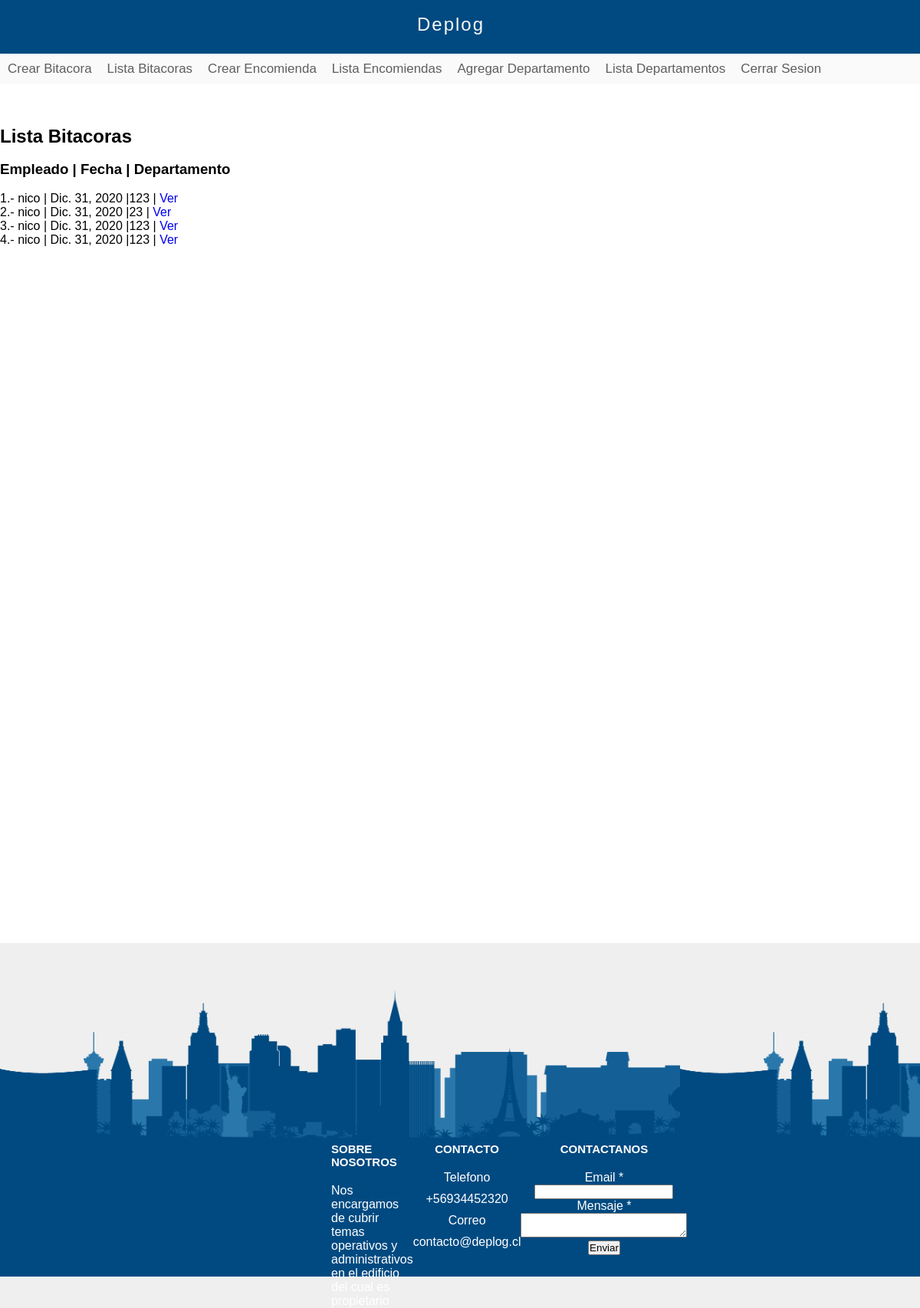
The app's page /bitacora/lista/ (signed in), older data.
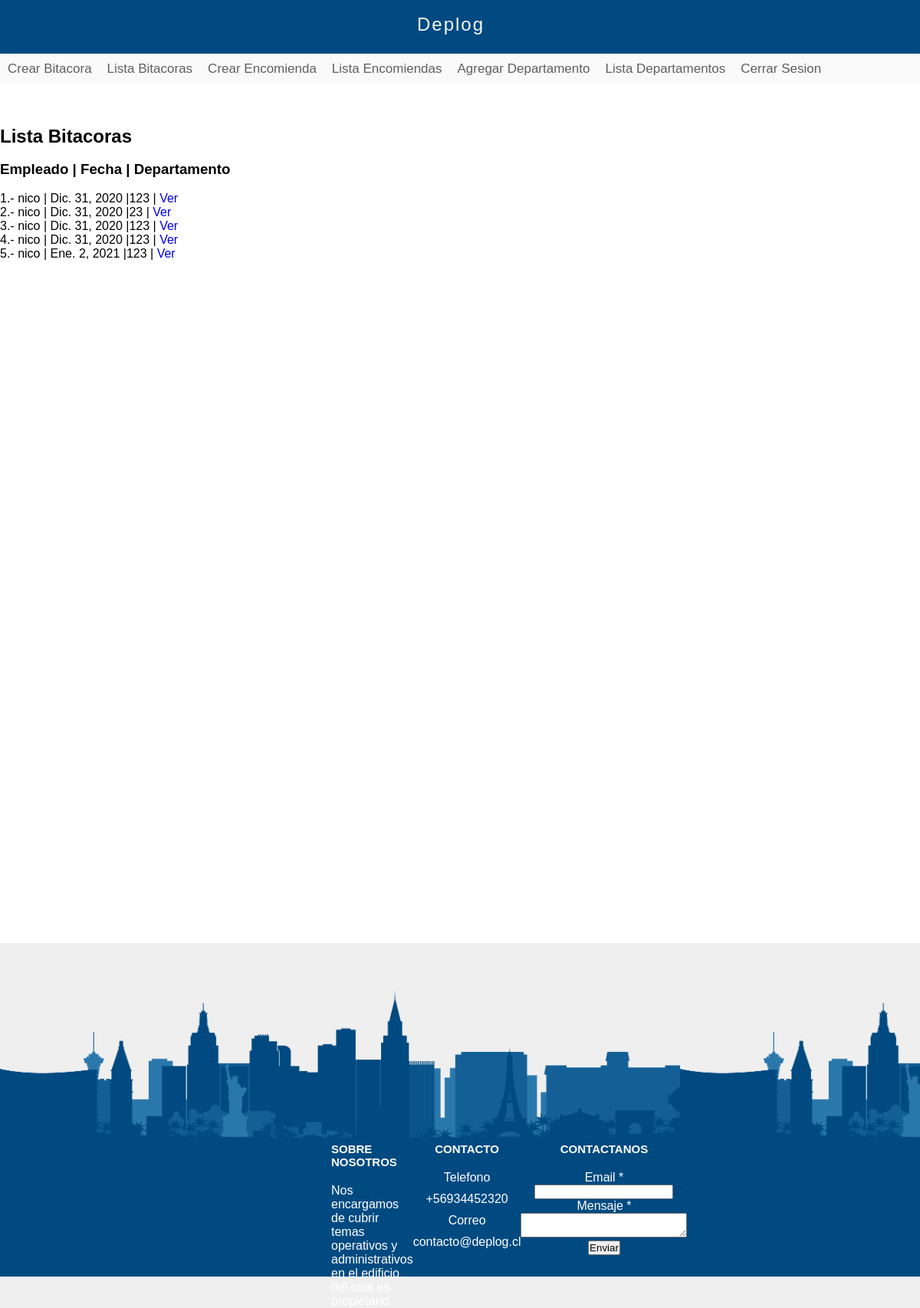
The same page, newer data.
### Conserje/models.py (models this page shows, shortened)
class bitacora(models.Model):
    Nombre       = models.CharField(max_length=120)
    Departamento = models.ForeignKey(departamento, on_delete=models.CASCADE)
    Fecha        = models.DateField(auto_now_add=True,editable=True)
    Hora         = models.TimeField(auto_now_add=True)
    Sumario      = models.TextField()
    def get_absolute_url(self):
        return reverse("detalles-bitacora",kwargs = {"id": self.id})

class departamento(models.Model):
    Numero       = models.IntegerField()
    Propietario = models.CharField(max_length=100)
    Residente = models.CharField(max_length=100)
    def __str__(self):
        return "%i" % (self.Numero)

### Conserje/views.py (the view)
# urls.py: path('bitacora/lista/',lista_bitacora_vista,name='lista-bitacora'),
def lista_bitacora_vista(request):
    if request.user.is_authenticated == False:
        return redirect("/inicio-sesion")
    queryset = bitacora.objects.all()#lista de objetos
    context={
        "object_list" : queryset
    }
    return render(request,"conserje/bitacora_lista.html",context)

### templates/conserje/bitacora_lista.html (shortened to what this page needs)
{% extends 'layout-staff.html' %}
{% block content %}
<br><br><br>
<h2>Lista Bitacoras</h2>
<br>
<h3>Empleado | Fecha | Departamento</h3>
<br>
{% for instance in object_list %}
    <p>{{ forloop.counter }}.- {{ instance.Nombre }} | {{ instance.Fecha }} |{{ instance.Departamento }} |<a href='{{ instance.get_absolute_url }}'> Ver </a></p>
{% endfor %}
{% endblock %}

Row changes from the older to the newer data that the page shows:
added bitacora: Nombre "nico", Fecha "Ene. 2, 2021", Departamento "123"
